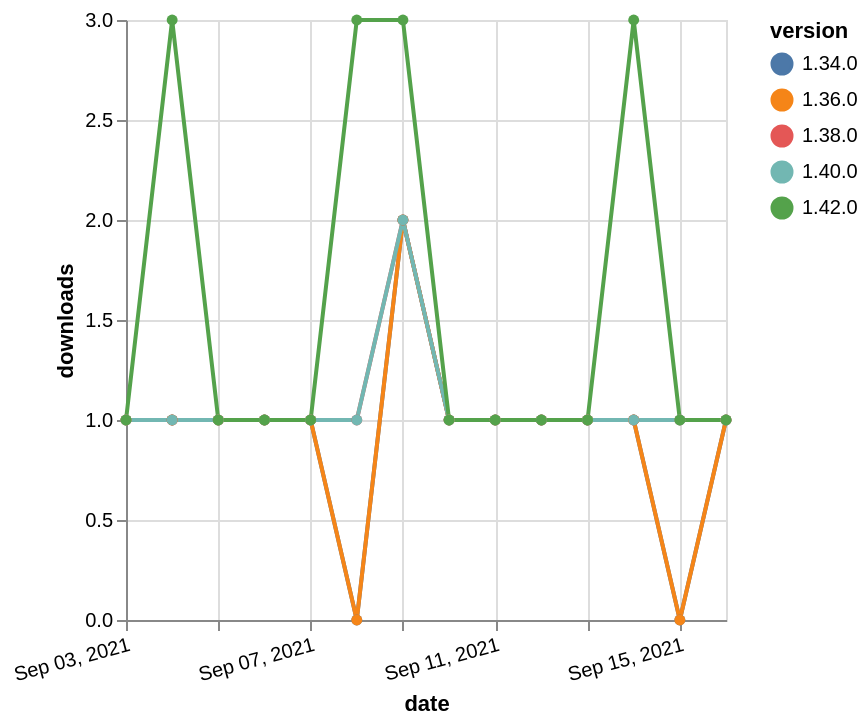

Source (Vega-Lite JSON):
### Vega-Lite specification from a JSON file in a GitHub repository (floating-point values rounded to 4 significant figures)
{"$schema": "https://vega.github.io/schema/vega-lite/v5.json", "description": "A simple bar chart with embedded data.", "data": {"values": [{"date": "2021-09-03", "total": 254, "delta": 1, "version": "1.34.0"}, {"date": "2021-09-04", "total": 255, "delta": 1, "version": "1.34.0"}, {"date": "2021-09-05", "total": 256, "delta": 1, "version": "1.34.0"}, {"date": "2021-09-06", "total": 257, "delta": 1, "version": "1.34.0"}, {"date": "2021-09-07", "total": 258, "delta": 1, "version": "1.34.0"}, {"date": "2021-09-08", "total": 258, "delta": 0, "version": "1.34.0"}, {"date": "2021-09-09", "total": 260, "delta": 2, "version": "1.34.0"}, {"date": "2021-09-10", "total": 261, "delta": 1, "version": "1.34.0"}, {"date": "2021-09-11", "total": 262, "delta": 1, "version": "1.34.0"}, {"date": "2021-09-12", "total": 263, "delta": 1, "version": "1.34.0"}, {"date": "2021-09-13", "total": 264, "delta": 1, "version": "1.34.0"}, {"date": "2021-09-14", "total": 265, "delta": 1, "version": "1.34.0"}, {"date": "2021-09-15", "total": 265, "delta": 0, "version": "1.34.0"}, {"date": "2021-09-16", "total": 266, "delta": 1, "version": "1.34.0"}, {"date": "2021-09-03", "total": 185, "delta": 1, "version": "1.38.0"}, {"date": "2021-09-04", "total": 186, "delta": 1, "version": "1.38.0"}, {"date": "2021-09-05", "total": 187, "delta": 1, "version": "1.38.0"}, {"date": "2021-09-06", "total": 188, "delta": 1, "version": "1.38.0"}, {"date": "2021-09-07", "total": 189, "delta": 1, "version": "1.38.0"}, {"date": "2021-09-08", "total": 190, "delta": 1, "version": "1.38.0"}, {"date": "2021-09-09", "total": 192, "delta": 2, "version": "1.38.0"}, {"date": "2021-09-10", "total": 193, "delta": 1, "version": "1.38.0"}, {"date": "2021-09-11", "total": 194, "delta": 1, "version": "1.38.0"}, {"date": "2021-09-12", "total": 195, "delta": 1, "version": "1.38.0"}, {"date": "2021-09-13", "total": 196, "delta": 1, "version": "1.38.0"}, {"date": "2021-09-14", "total": 197, "delta": 1, "version": "1.38.0"}, {"date": "2021-09-15", "total": 198, "delta": 1, "version": "1.38.0"}, {"date": "2021-09-16", "total": 199, "delta": 1, "version": "1.38.0"}, {"date": "2021-09-03", "total": 190, "delta": 1, "version": "1.36.0"}, {"date": "2021-09-04", "total": 191, "delta": 1, "version": "1.36.0"}, {"date": "2021-09-05", "total": 192, "delta": 1, "version": "1.36.0"}, {"date": "2021-09-06", "total": 193, "delta": 1, "version": "1.36.0"}, {"date": "2021-09-07", "total": 194, "delta": 1, "version": "1.36.0"}, {"date": "2021-09-08", "total": 194, "delta": 0, "version": "1.36.0"}, {"date": "2021-09-09", "total": 196, "delta": 2, "version": "1.36.0"}, {"date": "2021-09-10", "total": 197, "delta": 1, "version": "1.36.0"}, {"date": "2021-09-11", "total": 198, "delta": 1, "version": "1.36.0"}, {"date": "2021-09-12", "total": 199, "delta": 1, "version": "1.36.0"}, {"date": "2021-09-13", "total": 200, "delta": 1, "version": "1.36.0"}, {"date": "2021-09-14", "total": 201, "delta": 1, "version": "1.36.0"}, {"date": "2021-09-15", "total": 201, "delta": 0, "version": "1.36.0"}, {"date": "2021-09-16", "total": 202, "delta": 1, "version": "1.36.0"}, {"date": "2021-09-03", "total": 160, "delta": 1, "version": "1.40.0"}, {"date": "2021-09-04", "total": 161, "delta": 1, "version": "1.40.0"}, {"date": "2021-09-05", "total": 162, "delta": 1, "version": "1.40.0"}, {"date": "2021-09-06", "total": 163, "delta": 1, "version": "1.40.0"}, {"date": "2021-09-07", "total": 164, "delta": 1, "version": "1.40.0"}, {"date": "2021-09-08", "total": 165, "delta": 1, "version": "1.40.0"}, {"date": "2021-09-09", "total": 167, "delta": 2, "version": "1.40.0"}, {"date": "2021-09-10", "total": 168, "delta": 1, "version": "1.40.0"}, {"date": "2021-09-11", "total": 169, "delta": 1, "version": "1.40.0"}, {"date": "2021-09-12", "total": 170, "delta": 1, "version": "1.40.0"}, {"date": "2021-09-13", "total": 171, "delta": 1, "version": "1.40.0"}, {"date": "2021-09-14", "total": 172, "delta": 1, "version": "1.40.0"}, {"date": "2021-09-15", "total": 173, "delta": 1, "version": "1.40.0"}, {"date": "2021-09-16", "total": 174, "delta": 1, "version": "1.40.0"}, {"date": "2021-09-03", "total": 194, "delta": 1, "version": "1.42.0"}, {"date": "2021-09-04", "total": 197, "delta": 3, "version": "1.42.0"}, {"date": "2021-09-05", "total": 198, "delta": 1, "version": "1.42.0"}, {"date": "2021-09-06", "total": 199, "delta": 1, "version": "1.42.0"}, {"date": "2021-09-07", "total": 200, "delta": 1, "version": "1.42.0"}, {"date": "2021-09-08", "total": 203, "delta": 3, "version": "1.42.0"}, {"date": "2021-09-09", "total": 206, "delta": 3, "version": "1.42.0"}, {"date": "2021-09-10", "total": 207, "delta": 1, "version": "1.42.0"}, {"date": "2021-09-11", "total": 208, "delta": 1, "version": "1.42.0"}, {"date": "2021-09-12", "total": 209, "delta": 1, "version": "1.42.0"}, {"date": "2021-09-13", "total": 210, "delta": 1, "version": "1.42.0"}, {"date": "2021-09-14", "total": 213, "delta": 3, "version": "1.42.0"}, {"date": "2021-09-15", "total": 214, "delta": 1, "version": "1.42.0"}, {"date": "2021-09-16", "total": 215, "delta": 1, "version": "1.42.0"}]}, "width": "container", "mark": {"type": "line", "point": {"filled": true}}, "encoding": {"x": {"field": "date", "type": "temporal", "timeUnit": "yearmonthdate", "title": "date", "axis": {"labelAngle": -15}}, "y": {"field": "delta", "type": "quantitative", "title": "downloads"}, "color": {"field": "version", "type": "nominal"}, "tooltip": {"field": "delta"}}}
